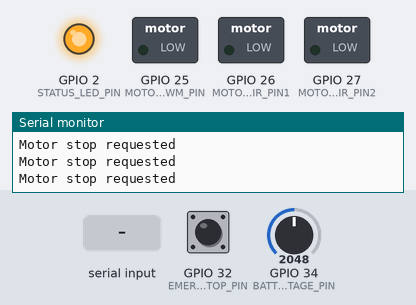
The program below on a simulated ESP32. Parts: switched loads named in the program (green lamp = pin HIGH), output pins drawn as LEDs (lit = HIGH), the last lines printed to the serial monitor. Inputs (shaded band) come from the test bench; at power-on: GPIO 34 (BATTERY_VOLTAGE_PIN) = 2048, GPIO 32 (EMERGENCY_STOP_PIN) HIGH. Nothing arrives over Bluetooth unless stated.

Above: at 0.27 s.
At 1.2 s:
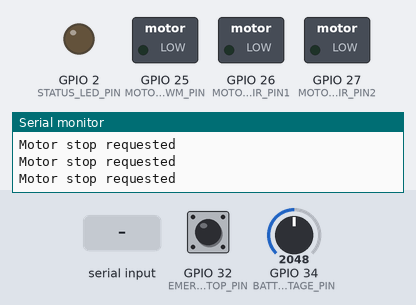
1.3 s: GPIO 34 (BATTERY_VOLTAGE_PIN) set to 3603
3.5 s: GPIO 32 (EMERGENCY_STOP_PIN) pulled LOW for 0.15 s
5.2 s: "Y:\n" received over the second serial link
6.7 s: GPIO 32 (EMERGENCY_STOP_PIN) pulled LOW for 3.2 s
11.4 s: "X:\n" received over the second serial link
Timing chart, 0 to 13.9 s (numbered marks = the images above; inputs shaded):
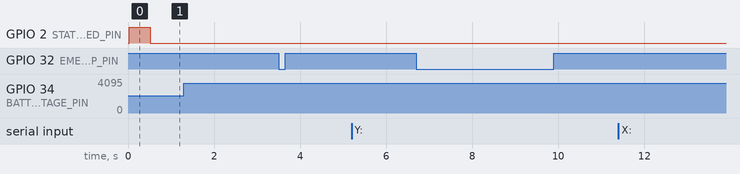

The program:

main.cpp
```cpp
#include <Arduino.h>
#include <BluetoothSerial.h>
#include "BluetoothController.h"
#include "MotorController.h"
#include "SafetyManager.h"
#include "Config.h"

// Function declarations
void printStatus();

// Global objects
BluetoothController btController;
MotorController motorController;
SafetyManager safetyManager;

// Timing variables
unsigned long lastControllerUpdate = 0;
unsigned long lastSafetyCheck = 0;
unsigned long lastStatusUpdate = 0;

void setup() {
    Serial.begin(115200);
    Serial.println("=== ESP32 Kayak Controller Starting ===");

    // Initialize components
    btController.begin();
    motorController.begin();
    safetyManager.begin();

    Serial.println("System initialized successfully");
    Serial.println("Waiting for controller connection...");
}

void loop() {
    unsigned long currentTime = millis();

    // Check for safety issues first (highest priority)
    if (currentTime - lastSafetyCheck >= SAFETY_CHECK_INTERVAL) {
        if (!safetyManager.performSafetyCheck()) {
            // Emergency stop triggered
            motorController.emergencyStop();
            Serial.println("EMERGENCY STOP ACTIVATED!");
        }
        lastSafetyCheck = currentTime;
    }

    // Update controller input
    if (currentTime - lastControllerUpdate >= CONTROLLER_UPDATE_INTERVAL) {
        btController.update();

        if (btController.isConnected() && safetyManager.isSystemSafe()) {
            // Process controller input
            ControllerData data = btController.getControllerData();
            motorController.processInput(data);
        } else if (!btController.isConnected()) {
            // No controller connected - stop motor
            motorController.stop();
        }

        lastControllerUpdate = currentTime;
    }

    // Update motor controller
    motorController.update();

    // Status updates
    if (currentTime - lastStatusUpdate >= STATUS_UPDATE_INTERVAL) {
        printStatus();
        lastStatusUpdate = currentTime;
    }

    // Small delay to prevent watchdog reset
    delay(10);
}

void printStatus() {
    Serial.println("=== System Status ===");
    Serial.printf("Controller: %s\n", btController.isConnected() ? "Connected" : "Disconnected");
    Serial.printf("Battery: %.1fV\n", safetyManager.getBatteryVoltage());
    Serial.printf("Motor Speed: %d%%\n", motorController.getCurrentSpeed());
    Serial.printf("Motor Direction: %s\n", motorController.getCurrentDirection() == FORWARD ? "Forward" :
                   motorController.getCurrentDirection() == REVERSE ? "Reverse" : "Stopped");
    Serial.printf("System Safe: %s\n", safetyManager.isSystemSafe() ? "Yes" : "No");
    Serial.println("=====================");
}
```

BluetoothController.h
```cpp
#ifndef BLUETOOTH_CONTROLLER_H
#define BLUETOOTH_CONTROLLER_H

#include <Arduino.h>
#include <BluetoothSerial.h>
#include "Config.h"

class BluetoothController {
private:
    BluetoothSerial SerialBT;
    ControllerData controllerData;
    unsigned long lastDataReceived;
    bool deviceConnected;

    // Input parsing
    void parseControllerInput(String input);
    int mapJoystickValue(int rawValue);

public:
    BluetoothController();
    void begin();
    void update();
    bool isConnected();
    ControllerData getControllerData();
    void printConnectionStatus();
};

#endif // BLUETOOTH_CONTROLLER_H
```

MotorController.h
```cpp
#ifndef MOTOR_CONTROLLER_H
#define MOTOR_CONTROLLER_H

#include <Arduino.h>
#include "Config.h"

class MotorController {
private:
    int currentSpeed;           // Current motor speed (0-255)
    int targetSpeed;            // Target motor speed (0-255)
    MotorDirection currentDirection;
    MotorDirection targetDirection;
    bool emergencyStopActive;
    unsigned long lastUpdate;

    // PWM channels for ESP32
    const int pwmChannel = 0;

    // Internal methods
    void setMotorSpeed(int speed);
    void setMotorDirection(MotorDirection direction);
    void smoothSpeedTransition();

public:
    MotorController();
    void begin();
    void update();
    void processInput(const ControllerData& data);
    void stop();
    void emergencyStop();
    void resetEmergencyStop();

    // Getters
    int getCurrentSpeed() const;
    MotorDirection getCurrentDirection() const;
    bool isEmergencyStopActive() const;
    int getSpeedPercentage() const;
};

#endif // MOTOR_CONTROLLER_H
```

SafetyManager.h
```cpp
#ifndef SAFETY_MANAGER_H
#define SAFETY_MANAGER_H

#include <Arduino.h>
#include "Config.h"

class SafetyManager {
private:
    float batteryVoltage;
    bool emergencyStopPressed;
    bool systemSafe;
    unsigned long lastBatteryCheck;
    unsigned long lastEmergencyCheck;

    // Voltage divider calculation
    const float voltageDividerRatio = 5.0; // Adjust based on your voltage divider
    const float adcReference = 3.3;        // ESP32 ADC reference voltage
    const int adcResolution = 4095;        // 12-bit ADC

    // Internal methods
    float readBatteryVoltage();
    bool checkEmergencyStop();
    void updateSystemStatus();

public:
    SafetyManager();
    void begin();
    bool performSafetyCheck();
    bool isSystemSafe() const;
    float getBatteryVoltage() const;
    bool isEmergencyStopPressed() const;
    void printSafetyStatus();
};

#endif // SAFETY_MANAGER_H
```

BluetoothController.cpp
```cpp
#include "BluetoothController.h"

BluetoothController::BluetoothController() {
    controllerData = {0, 0, false, false, 0};
    lastDataReceived = 0;
    deviceConnected = false;
}

void BluetoothController::begin() {
    Serial.println("Initializing Bluetooth...");

    // Initialize Bluetooth Serial
    SerialBT.begin(BT_DEVICE_NAME);
    Serial.printf("Bluetooth device '%s' is ready to pair\n", BT_DEVICE_NAME);
    Serial.printf("Use PIN: %s\n", BT_PIN);

    Serial.println("Bluetooth initialized. Use your controller to connect.");
}

void BluetoothController::update() {
    // Check for incoming data
    if (SerialBT.available()) {
        String input = SerialBT.readStringUntil('\n');
        input.trim();
        if (input.length() > 0) {
            parseControllerInput(input);
            lastDataReceived = millis();
            if (!deviceConnected) {
                deviceConnected = true;
                controllerData.connected = true;
                Serial.println("Bluetooth device connected!");
            }
        }
    }

    // Check for connection timeout
    if (deviceConnected && (millis() - lastDataReceived > CONTROLLER_TIMEOUT)) {
        Serial.println("Controller timeout - stopping motor");
        deviceConnected = false;
        controllerData.connected = false;
        controllerData.joystickY = 0;
        controllerData.joystickX = 0;
        controllerData.emergencyStop = true;
    }
}

bool BluetoothController::isConnected() {
    return deviceConnected && (millis() - lastDataReceived < CONTROLLER_TIMEOUT);
}

ControllerData BluetoothController::getControllerData() {
    controllerData.lastUpdate = millis();
    return controllerData;
}

void BluetoothController::parseControllerInput(String input) {
    // Expected format: "Y:value,X:value,BTN:value"
    // Where Y is forward/back, X is left/right, BTN is emergency stop

    int yIndex = input.indexOf("Y:");
    int xIndex = input.indexOf("X:");
    int btnIndex = input.indexOf("BTN:");

    if (yIndex != -1) {
        int commaIndex = input.indexOf(",", yIndex);
        if (commaIndex == -1) commaIndex = input.length();
        String yValue = input.substring(yIndex + 2, commaIndex);
        controllerData.joystickY = mapJoystickValue(yValue.toInt());
    }

    if (xIndex != -1) {
        int commaIndex = input.indexOf(",", xIndex);
        if (commaIndex == -1) commaIndex = input.length();
        String xValue = input.substring(xIndex + 2, commaIndex);
        controllerData.joystickX = mapJoystickValue(xValue.toInt());
    }

    if (btnIndex != -1) {
        int commaIndex = input.indexOf(",", btnIndex);
        if (commaIndex == -1) commaIndex = input.length();
        String btnValue = input.substring(btnIndex + 4, commaIndex);
        controllerData.emergencyStop = (btnValue.toInt() == 1);
    }

    // Debug output
    Serial.printf("Controller Input - Y:%d, X:%d, Emergency:%s\n",
                  controllerData.joystickY, controllerData.joystickX,
                  controllerData.emergencyStop ? "YES" : "NO");
}

int BluetoothController::mapJoystickValue(int rawValue) {
    // Map raw controller input to -100 to +100 range
    // Apply deadzone
    if (abs(rawValue) < JOYSTICK_DEADZONE) {
        return 0;
    }

    // Constrain to valid range
    return constrain(rawValue, -JOYSTICK_MAX_VALUE, JOYSTICK_MAX_VALUE);
}

void BluetoothController::printConnectionStatus() {
    Serial.printf("Bluetooth Status: %s\n", deviceConnected ? "Connected" : "Disconnected");
    if (deviceConnected) {
        Serial.printf("Last data received: %lu ms ago\n", millis() - lastDataReceived);
    }
}
```

MotorController.cpp
```cpp
#include "MotorController.h"

MotorController::MotorController() {
    currentSpeed = 0;
    targetSpeed = 0;
    currentDirection = STOPPED;
    targetDirection = STOPPED;
    emergencyStopActive = false;
    lastUpdate = 0;
}

void MotorController::begin() {
    Serial.println("Initializing Motor Controller...");

    // Set up GPIO pins
    pinMode(MOTOR_DIR_PIN1, OUTPUT);
    pinMode(MOTOR_DIR_PIN2, OUTPUT);
    pinMode(STATUS_LED_PIN, OUTPUT);

    // Initialize PWM
    ledcSetup(pwmChannel, MOTOR_PWM_FREQ, MOTOR_PWM_RESOLUTION);
    ledcAttachPin(MOTOR_PWM_PIN, pwmChannel);

    // Start with motor stopped
    stop();

    Serial.println("Motor Controller initialized");
}

void MotorController::update() {
    unsigned long currentTime = millis();

    // Update motor speed smoothly
    if (currentTime - lastUpdate >= 20) { // 50Hz update rate
        smoothSpeedTransition();
        lastUpdate = currentTime;
    }

    // Update status LED
    digitalWrite(STATUS_LED_PIN, emergencyStopActive ? LOW : HIGH);
}

void MotorController::processInput(const ControllerData& data) {
    if (emergencyStopActive || data.emergencyStop) {
        emergencyStop();
        return;
    }

    // Convert joystick input to motor speed and direction
    int joystickY = data.joystickY;

    if (abs(joystickY) < JOYSTICK_DEADZONE) {
        // Joystick in deadzone - stop motor
        targetSpeed = 0;
        targetDirection = STOPPED;
    } else {
        // Determine direction and speed
        if (joystickY > 0) {
            targetDirection = FORWARD;
        } else {
            targetDirection = REVERSE;
            joystickY = -joystickY; // Make positive for speed calculation
        }

        // Map joystick value to motor speed
        targetSpeed = map(joystickY, JOYSTICK_DEADZONE, JOYSTICK_MAX_VALUE,
                         MIN_MOTOR_SPEED, MAX_MOTOR_SPEED);
        targetSpeed = constrain(targetSpeed, 0, MAX_MOTOR_SPEED);
    }

    Serial.printf("Motor Input - Joystick: %d, Target Speed: %d, Direction: %d\n",
                  data.joystickY, targetSpeed, targetDirection);
}

void MotorController::smoothSpeedTransition() {
    // Handle direction changes
    if (currentDirection != targetDirection) {
        // If changing direction, must stop first
        if (currentSpeed > 0) {
            currentSpeed = max(0, currentSpeed - MOTOR_ACCELERATION_RATE * 2);
        } else {
            currentDirection = targetDirection;
            setMotorDirection(currentDirection);
        }
    }

    // Handle speed changes
    if (currentSpeed != targetSpeed) {
        if (currentSpeed < targetSpeed) {
            currentSpeed = min(targetSpeed, currentSpeed + MOTOR_ACCELERATION_RATE);
        } else {
            currentSpeed = max(targetSpeed, currentSpeed - MOTOR_ACCELERATION_RATE);
        }
    }

    // Apply motor settings
    setMotorSpeed(currentSpeed);
}

void MotorController::setMotorSpeed(int speed) {
    speed = constrain(speed, 0, MAX_MOTOR_SPEED);
    ledcWrite(pwmChannel, speed);
}

void MotorController::setMotorDirection(MotorDirection direction) {
    switch (direction) {
        case FORWARD:
            digitalWrite(MOTOR_DIR_PIN1, HIGH);
            digitalWrite(MOTOR_DIR_PIN2, LOW);
            Serial.println("Motor Direction: FORWARD");
            break;

        case REVERSE:
            digitalWrite(MOTOR_DIR_PIN1, LOW);
            digitalWrite(MOTOR_DIR_PIN2, HIGH);
            Serial.println("Motor Direction: REVERSE");
            break;

        case STOPPED:
        default:
            digitalWrite(MOTOR_DIR_PIN1, LOW);
            digitalWrite(MOTOR_DIR_PIN2, LOW);
            Serial.println("Motor Direction: STOPPED");
            break;
    }
}

void MotorController::stop() {
    targetSpeed = 0;
    targetDirection = STOPPED;
    Serial.println("Motor stop requested");
}

void MotorController::emergencyStop() {
    emergencyStopActive = true;
    currentSpeed = 0;
    targetSpeed = 0;
    currentDirection = STOPPED;
    targetDirection = STOPPED;

    setMotorSpeed(0);
    setMotorDirection(STOPPED);

    Serial.println("EMERGENCY STOP ACTIVATED!");
}

void MotorController::resetEmergencyStop() {
    emergencyStopActive = false;
    Serial.println("Emergency stop reset");
}

int MotorController::getCurrentSpeed() const {
    return currentSpeed;
}

MotorDirection MotorController::getCurrentDirection() const {
    return currentDirection;
}

bool MotorController::isEmergencyStopActive() const {
    return emergencyStopActive;
}

int MotorController::getSpeedPercentage() const {
    return map(currentSpeed, 0, MAX_MOTOR_SPEED, 0, 100);
}
```

SafetyManager.cpp
```cpp
#include "SafetyManager.h"

SafetyManager::SafetyManager() {
    batteryVoltage = 0.0;
    emergencyStopPressed = false;
    systemSafe = false;
    lastBatteryCheck = 0;
    lastEmergencyCheck = 0;
}

void SafetyManager::begin() {
    Serial.println("Initializing Safety Manager...");

    // Set up GPIO pins
    pinMode(EMERGENCY_STOP_PIN, INPUT_PULLUP);
    pinMode(BATTERY_VOLTAGE_PIN, INPUT);

    // Perform initial safety check
    performSafetyCheck();

    Serial.println("Safety Manager initialized");
}

bool SafetyManager::performSafetyCheck() {
    unsigned long currentTime = millis();
    bool safetyStatus = true;

    // Check battery voltage
    if (currentTime - lastBatteryCheck >= 500) { // Check every 500ms
        batteryVoltage = readBatteryVoltage();

        if (batteryVoltage < MIN_BATTERY_VOLTAGE) {
            Serial.printf("WARNING: Low battery voltage: %.1fV\n", batteryVoltage);
            safetyStatus = false;
        } else if (batteryVoltage > MAX_BATTERY_VOLTAGE) {
            Serial.printf("WARNING: High battery voltage: %.1fV\n", batteryVoltage);
            safetyStatus = false;
        }

        lastBatteryCheck = currentTime;
    }

    // Check emergency stop button
    if (currentTime - lastEmergencyCheck >= EMERGENCY_STOP_DEBOUNCE) {
        bool currentEmergencyState = checkEmergencyStop();

        if (currentEmergencyState != emergencyStopPressed) {
            emergencyStopPressed = currentEmergencyState;
            if (emergencyStopPressed) {
                Serial.println("EMERGENCY STOP BUTTON PRESSED!");
                safetyStatus = false;
            } else {
                Serial.println("Emergency stop button released");
            }
        }

        lastEmergencyCheck = currentTime;
    }

    // Update overall system status
    systemSafe = safetyStatus && !emergencyStopPressed;

    return systemSafe;
}

float SafetyManager::readBatteryVoltage() {
    // Read ADC value
    int adcValue = analogRead(BATTERY_VOLTAGE_PIN);

    // Convert to voltage
    float voltage = (adcValue * adcReference) / adcResolution;

    // Apply voltage divider ratio to get actual battery voltage
    voltage *= voltageDividerRatio;

    return voltage;
}

bool SafetyManager::checkEmergencyStop() {
    // Emergency stop is active low (pressed = LOW)
    return digitalRead(EMERGENCY_STOP_PIN) == LOW;
}

void SafetyManager::updateSystemStatus() {
    systemSafe = (batteryVoltage >= MIN_BATTERY_VOLTAGE &&
                  batteryVoltage <= MAX_BATTERY_VOLTAGE &&
                  !emergencyStopPressed);
}

bool SafetyManager::isSystemSafe() const {
    return systemSafe;
}

float SafetyManager::getBatteryVoltage() const {
    return batteryVoltage;
}

bool SafetyManager::isEmergencyStopPressed() const {
    return emergencyStopPressed;
}

void SafetyManager::printSafetyStatus() {
    Serial.println("=== Safety Status ===");
    Serial.printf("Battery Voltage: %.1fV", batteryVoltage);

    if (batteryVoltage < MIN_BATTERY_VOLTAGE) {
        Serial.println(" (LOW!)");
    } else if (batteryVoltage > MAX_BATTERY_VOLTAGE) {
        Serial.println(" (HIGH!)");
    } else {
        Serial.println(" (OK)");
    }

    Serial.printf("Emergency Stop: %s\n", emergencyStopPressed ? "PRESSED" : "Released");
    Serial.printf("System Safe: %s\n", systemSafe ? "YES" : "NO");
    Serial.println("====================");
}
```

Source omitted: Config.h (2163 bytes)
